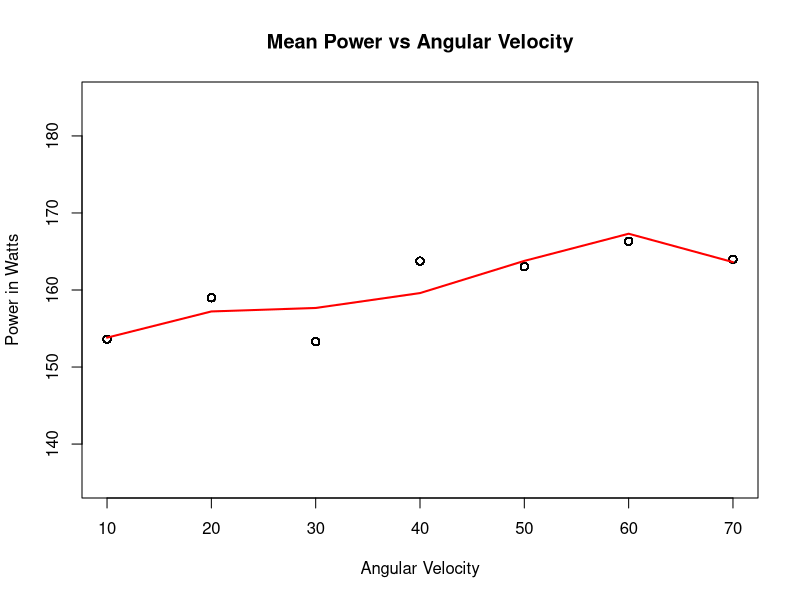

The R source for this figure:
# Set the working directory
setwd("/Users/mac/Desktop/Programming/COMP9596//DroneData")

# Read the data
data0 <- read.csv(file="3rdYaw10.csv", header=TRUE, sep=",")
data3 <- read.csv(file="3rdYaw20.csv", header=TRUE, sep=",")
data4 <- read.csv(file="3rdYaw30.csv", header=TRUE, sep=",")
data5 <- read.csv(file="3rdYaw40.csv", header=TRUE, sep=",")
data6 <- read.csv(file="3rdYaw50.csv", header=TRUE, sep=",")
data7 <- read.csv(file="3rdYaw60.csv", header=TRUE, sep=",")
data8 <- read.csv(file="3rdYaw70.csv", header=TRUE, sep=",")
data9 <- read.csv(file="3rdYaw80.csv", header=TRUE, sep=",")


#0
data0$Date <- as.POSIXct(data0$Date)
data0.toPlot <- data0
data0.toPlot$TimeDiff <- data0.toPlot$Date - data0.toPlot$Date[1]
data0.toPlot$TimeDiffValue <- as.numeric(data0.toPlot$TimeDiff)
data0.toPlot$Power <- as.double(-(data0.toPlot$Current/1000) * data0.toPlot$Voltage/1000)
data0.toPlot$AngularVelocity = 10
data0.toPlot$Mean <- mean(data0.toPlot$Power)

#3
data3$Date <- as.POSIXct(data3$Date)
data3.toPlot <- data3
data3.toPlot$TimeDiff <- data3.toPlot$Date - data3.toPlot$Date[1]
data3.toPlot$TimeDiffValue <- as.numeric(data3.toPlot$TimeDiff)
data3.toPlot$Power <- as.double(-(data3.toPlot$Current/1000) * data3.toPlot$Voltage/1000)
data3.toPlot$AngularVelocity = 20
data3.toPlot$Mean <- mean(data3.toPlot$Power)

#4
data4$Date <- as.POSIXct(data4$Date)
data4.toPlot <- data4
data4.toPlot$TimeDiff <- data4.toPlot$Date - data4.toPlot$Date[1]
data4.toPlot$TimeDiffValue <- as.numeric(data4.toPlot$TimeDiff)
data4.toPlot$Power <- as.double(-(data4.toPlot$Current/1000) * data4.toPlot$Voltage/1000)
data4.toPlot$AngularVelocity = 30
data4.toPlot$Mean <- mean(data4.toPlot$Power)

#5
data5$Date <- as.POSIXct(data5$Date)
data5.toPlot <- data5
data5.toPlot$TimeDiff <- data5.toPlot$Date - data5.toPlot$Date[1]
data5.toPlot$TimeDiffValue <- as.numeric(data5.toPlot$TimeDiff)
data5.toPlot$Power <- as.double(-(data5.toPlot$Current/1000) * data5.toPlot$Voltage/1000)
data5.toPlot$AngularVelocity = 40
data5.toPlot$Mean <- mean(data5.toPlot$Power)

#6
data6$Date <- as.POSIXct(data6$Date)
data6.toPlot <- data6
data6.toPlot$TimeDiff <- data6.toPlot$Date - data6.toPlot$Date[1]
data6.toPlot$TimeDiffValue <- as.numeric(data6.toPlot$TimeDiff)
data6.toPlot$Power <- as.double(-(data6.toPlot$Current/1000) * data6.toPlot$Voltage/1000)
data6.toPlot$AngularVelocity = 50
data6.toPlot$Mean <- mean(data6.toPlot$Power)

#7
data7$Date <- as.POSIXct(data7$Date)
data7.toPlot <- data7
data7.toPlot$TimeDiff <- data7.toPlot$Date - data7.toPlot$Date[1]
data7.toPlot$TimeDiffValue <- as.numeric(data7.toPlot$TimeDiff)
data7.toPlot$Power <- as.double(-(data7.toPlot$Current/1000) * data7.toPlot$Voltage/1000)
data7.toPlot$AngularVelocity = 60
data7.toPlot$Mean <- mean(data7.toPlot$Power)

#8
data8$Date <- as.POSIXct(data8$Date)
data8.toPlot <- data8
data8.toPlot$TimeDiff <- data8.toPlot$Date - data8.toPlot$Date[1]
data8.toPlot$TimeDiffValue <- as.numeric(data8.toPlot$TimeDiff)
data8.toPlot$Power <- as.double(-(data8.toPlot$Current/1000) * data8.toPlot$Voltage/1000)
data8.toPlot$AngularVelocity = 70
data8.toPlot$Mean <- mean(data8.toPlot$Power)

#9
data9$Date <- as.POSIXct(data9$Date)
data9.toPlot <- data9
data9.toPlot$TimeDiff <- data9.toPlot$Date - data9.toPlot$Date[1]
data9.toPlot$TimeDiffValue <- as.numeric(data9.toPlot$TimeDiff)
data9.toPlot$Power <- as.double(-(data9.toPlot$Current/1000) * data9.toPlot$Voltage/1000)
data9.toPlot$AngularVelocity = 80
data9.toPlot$Mean <- mean(data9.toPlot$Power)


# Extract the data from column name to plot
data.toPlot <- rbind(data0.toPlot, data3.toPlot, data4.toPlot, data5.toPlot, data6.toPlot, data7.toPlot, data8.toPlot)


#write.csv(data.toPlotFinal, file="toPlotFinal")
ppi <- 200
png(file=paste("AngularVelocityMean", ".png", sep=""), height=7*ppi, width=9*ppi, res=ppi)

#Final
plot(data.toPlot$Mean~ data.toPlot$AngularVelocity, data=data.toPlot, main="Mean Power vs Angular Velocity", xlab="Angular Velocity", ylab="Power in Watts", ylim= c(135, 185))
fit <- lm(data.toPlot$Mean ~ poly(data.toPlot$AngularVelocity, 4, raw=TRUE))
points(data.toPlot$AngularVelocity, predict(fit), type="l", col="red", lwd=2)
dev.off()

